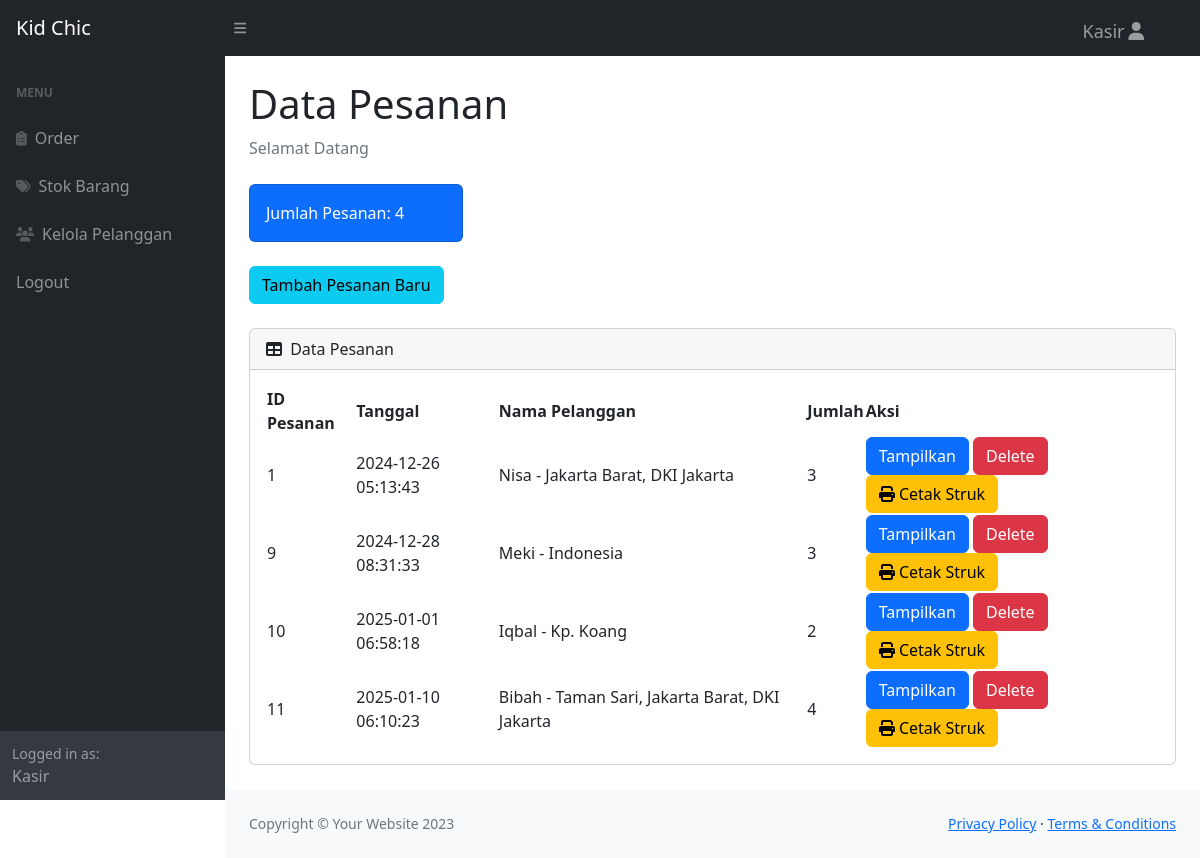
/pesanan.php (signed in), run on the app's committed database.
### tables this page shows
CREATE TABLE `pesanan` (
  `id_pesanan` int(11) NOT NULL,
  `tanggal` timestamp NOT NULL DEFAULT current_timestamp(),
  `id_pelanggan` int(11) NOT NULL
);

CREATE TABLE `pelanggan` (
  `id_pelanggan` int(11) NOT NULL,
  `namapelanggan` varchar(50) NOT NULL,
  `notelp` varchar(15) NOT NULL,
  `alamat` text NOT NULL
);

### pesanan.php (the view, shortened to what this page needs)
<?php
require 'ceklogin.php';
$h1 = mysqli_query($c, "select * from pesanan");
$h2 = mysqli_num_rows($h1);
?>
<!DOCTYPE html>
<html lang="en">
    <head>
        <link href="https://cdn.jsdelivr.net/npm/simple-datatables@7.1.2/dist/style.min.css" rel="stylesheet" />
        <link href="css/styles.css" rel="stylesheet" />
    </head>
    <body class="sb-nav-fixed">
        <nav class="sb-topnav navbar navbar-expand navbar-dark bg-dark">
            <a class="navbar-brand ps-3" href="index.php">Kid Chic</a>
            <button class="btn btn-link btn-sm order-1 order-lg-0 me-4 me-lg-0" id="sidebarToggle" href="#!"><i class="fas fa-bars"></i></button>
            <ul class="navbar-nav ms-auto ms-md-0 me-3 me-lg-4">
                <li class="nav-item dropdown">
                    <a class="nav-link custom-nav-link" id="navbarDropdown" href="kasir.php" role="button">Kasir<i class="fas fa-user fa-fw"></i></a>
            </ul>
        </nav>
        <div id="layoutSidenav">
            <div id="layoutSidenav_nav">
                <nav class="sb-sidenav accordion sb-sidenav-dark" id="sidenavAccordion">
                    <div class="sb-sidenav-menu">
                        <div class="nav">
                        <div class="sb-sidenav-menu-heading">Menu</div>
                            <a class="nav-link" href="pesanan.php">
                                <div class="sb-nav-link-icon"><i class="fas fa-clipboard-list"></i></div>
                                Order
                            </a>
                            <a class="nav-link" href="stok.php">
                                <div class="sb-nav-link-icon"><i class="fas fa-tags"></i></div>
                                Stok Barang
                            </a>
                            <a class="nav-link" href="pelanggan.php">
                                <div class="sb-nav-link-icon"><i class="fas fa-users"></i></i></div>
                                Kelola Pelanggan
                            </a>
                            <a class="nav-link" href="logout.php">
                                Logout
                            </a>
                        </div>
                    </div>
                    <div class="sb-sidenav-footer">
                        <div class="small">Logged in as:</div>
                        Kasir
                    </div>
                </nav>
            </div>
            <div id="layoutSidenav_content">
                <main>
                    <div class="container-fluid px-4">
                        <h1 class="mt-4">Data Pesanan</h1>
                        <ol class="breadcrumb mb-4">
                            <li class="breadcrumb-item active">Selamat Datang</li>
                        </ol>
                        <div class="row">
                            <div class="col-xl-3 col-md-6">
                                <div class="card bg-primary text-white mb-4">
                                    <div class="card-body">Jumlah Pesanan: <?=$h2;?></div>
                                </div>
                            </div>
                        </div>
                        <button type="button" class="btn btn-info mb-4" data-bs-toggle="modal" data-bs-target="#myModal">
                            Tambah Pesanan Baru
                        </button>
                        <div class="card mb-4">
                            <div class="card-header">
                                <i class="fas fa-table me-1"></i>
                                Data Pesanan
                            </div>
                            <div class="card-body">
                                <table id="datatablesSimple">
                                    <thead>
                                        <tr>
                                            <th>ID Pesanan</th>
                                            <th>Tanggal</th>
                                            <th>Nama Pelanggan</th>
                                            <th>Jumlah</th>
                                            <th>Aksi</th>
                                        </tr>
                                    </thead>
                                    <tbody>
                                    <?php
                                    $get = mysqli_query($c, "select * from pesanan p, pelanggan pl where p.id_pelanggan=pl.id_pelanggan");
                                    while($p=mysqli_fetch_array($get)){
                                    $id_pesanan = $p['id_pesanan'];
                                    $tanggal = $p['tanggal'];
                                    $namapelanggan = $p['namapelanggan'];
                                    $alamat = $p['alamat'];
                                    $hitungjumlah = mysqli_query($c, "select * from detailpesanan where id_pesanan='$id_pesanan'");
                                    $jumlah = mysqli_num_rows($hitungjumlah);
                                    ?>
                                        <tr>
                                            <td><?=$id_pesanan;?></td>
                                            <td><?=$tanggal;?></td>
                                            <td><?=$namapelanggan;?> - <?=$alamat;?></td>
                                            <td><?=$jumlah;?></td>
                                            <td>
                                                <a href="view.php?idp=<?=$id_pesanan;?>" class="btn btn-primary" target="blank">Tampilkan</a>
                                                <button type="button" class="btn btn-danger" data-bs-toggle="modal" data-bs-target="#delete<?=$id_pesanan;?>">Delete</button>
                                                <button type="button" class="btn btn-warning" onclick="window.location.href='cetak.php?id=<?=$p['id_pesanan'];?>'"><i class="fa-solid fa-print"></i> Cetak Struk</button>
                                            </td>
                                        </tr>
                                    <?php
                                    };
                                    ?>
                                    </tbody>
                                </table>
                            </div>
                        </div>
                    </div>
                </main>
                <footer class="py-4 bg-light mt-auto">
                    <div class="container-fluid px-4">
                        <div class="d-flex align-items-center justify-content-between small">
                            <div class="text-muted">Copyright &copy; Your Website 2023</div>
                            <div>
                                <a href="#">Privacy Policy</a>
                                &middot;
                                <a href="#">Terms &amp; Conditions</a>
                            </div>
                        </div>
                    </div>
                </footer>
            </div>
        </div>
    </body>
</html>

### pesanan.php (style rules this page uses)
.custom-nav-link { position: fixed; top: 10px; right: 45px; font-size: 18px; }

### data on the page
pesanan: id_pesanan "1", tanggal "2024-12-26 05:13:43", id_pelanggan.namapelanggan "Nisa", id_pelanggan.alamat "Jakarta Barat, DKI Jakarta", jumlah "3"
pesanan: id_pesanan "9", tanggal "2024-12-28 08:31:33", id_pelanggan.namapelanggan "Meki", id_pelanggan.alamat "Indonesia", jumlah "3"
pesanan: id_pesanan "10", tanggal "2025-01-01 06:58:18", id_pelanggan.namapelanggan "Iqbal", id_pelanggan.alamat "Kp. Koang", jumlah "2"
pesanan: id_pesanan "11", tanggal "2025-01-10 06:10:23", id_pelanggan.namapelanggan "Bibah", id_pelanggan.alamat "Taman Sari, Jakarta Barat, DKI Jakarta", jumlah "4"

### other printed values
$h2 "4"
